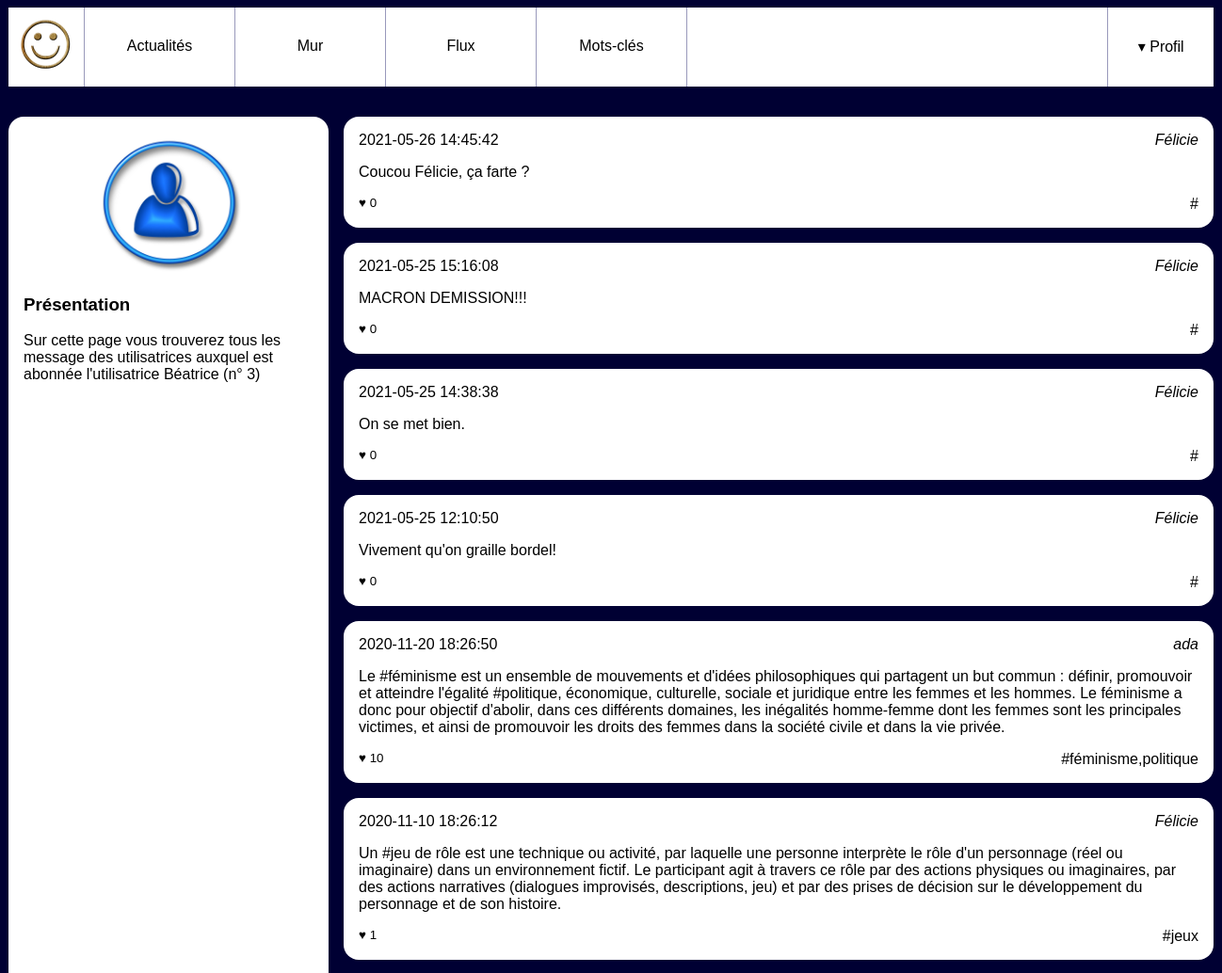
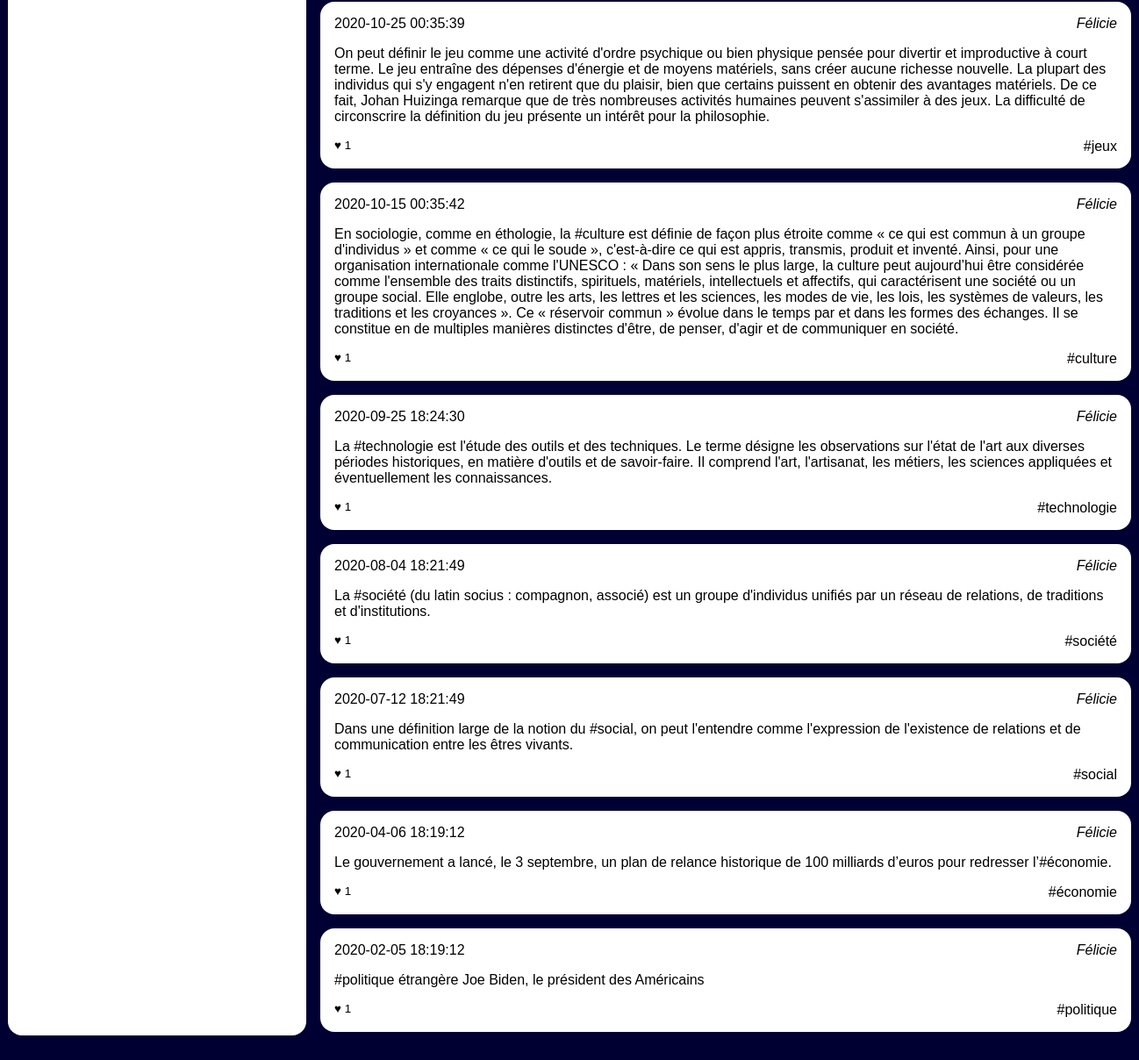
The app's page /pages/feed.php?user_id=3 with its own data (2 pictures, top to bottom).
### tables this page shows
CREATE TABLE `users` (
  `id` int(10) UNSIGNED NOT NULL,
  `email` varchar(255) NOT NULL,
  `password` varchar(255) NOT NULL,
  `alias` varchar(255) NOT NULL
);

### pages/feed.php (the view, shortened to what this page needs)
<?php
require 'header.php';
?>
        <div id="wrapper">
            <?php
            $userId = $_GET['user_id'];
            ?>
            <?php
            $mysqli = new mysqli("localhost", "root", "root", "socialnetwork");
            ?>
            <aside>
                <?php
                $laQuestionEnSql = "SELECT * FROM `users` WHERE id=" . intval($userId);
                $lesInformations = $mysqli->query($laQuestionEnSql);
                $user = $lesInformations->fetch_assoc();
                ?>
                <img src="user.jpg" alt="Portrait de l'utilisatrice"/>
                <section>
                    <h3>Présentation</h3>
                    <p>Sur cette page vous trouverez tous les message des utilisatrices
                        auxquel est abonnée l'utilisatrice <?php echo $user['alias'] ?>
                        (n° <?php echo $_GET['user_id'] ?>)
                    </p>
                </section>
            </aside>
            <main>
                <?php
                $laQuestionEnSql = "SELECT `posts`.`content`,"
                        . "`posts`.`created`,"
                        . "`users`.`alias` as author_name,  "
                        . "`users`.`id` as author_id,  "
                        . "count(`likes`.`id`) as like_number,  "
                        . "GROUP_CONCAT(DISTINCT `tags`.`label`) AS taglist "
                        . "FROM `followers` "
                        . "JOIN `users` ON `users`.`id`=`followers`.`followed_user_id`"
                        . "JOIN `posts` ON `posts`.`user_id`=`users`.`id`"
                        . "LEFT JOIN `posts_tags` ON `posts`.`id` = `posts_tags`.`post_id`  "
                        . "LEFT JOIN `tags`       ON `posts_tags`.`tag_id`  = `tags`.`id` "
                        . "LEFT JOIN `likes`      ON `likes`.`post_id`  = `posts`.`id` "
                        . "WHERE `followers`.`following_user_id`='" . intval($userId) . "' "
                        . "GROUP BY `posts`.`id`"
                        . "ORDER BY `posts`.`created` DESC  "
                ;
                $lesInformations = $mysqli->query($laQuestionEnSql);
                while ($follower = $lesInformations->fetch_assoc())
                {
                ?>
                <article>
                    <h3>
                        <time datetime='2020-02-01 11:12:13' ><?php echo $follower['created'] ?> </time>
                    </h3>
                    <address><nav>
                        <a href="wall.php?user_id=<?php echo $follower['author_id'] ?>"><?php echo $follower['author_name'] ?></a>
                        </nav></address>
                    <div>
                        <p><?php echo $follower['content'] ?></p>
                    </div>
                    <footer>
                        <small>♥ <?php echo $follower['like_number'] ?></small>
                        <a href="">#<?php echo $follower['taglist'] ?>
                    </footer>
                </article>
                <?php
                }
                ?>
            </main>
        </div>
    </body>
</html>

### pages/style.css (style rules this page uses)
body { background-color: #003; font-family: Arial; }
a { text-decoration: none; color:black; }
#wrapper { display:flex; width:80em; margin:0 auto 2em auto; }
#wrapper aside { background-color: #fff; flex:1; padding:1em; border-radius: 1em; }
#wrapper aside img { display: block; width:50%; margin:auto; }
#wrapper main { flex:3; padding-left:1em; height: 80vh; overflow-y: scroll; }
#wrapper main article { background-color: #fff; padding:1em; margin-bottom: 1em ; border-radius: 1em; }
#wrapper main article h3 { margin:0; padding:0; font-weight: normal; font-size:1em; }
#wrapper main article time { float:left; }
#wrapper main article address { text-align: right; margin-bottom: 1em; }
#wrapper main article p { margin:0; }
#wrapper main article footer { margin-top: 1em; text-align: right; }
#wrapper main article footer small { float:left; }

### records on screen
users: alias "Béatrice"
users: created "2021-05-26 14:45:42", alias "Félicie", content "Coucou Félicie, ça farte ?", like_number "0", created "2021-05-25 15:16:08", content "MACRON DEMISSION!!!", created "2021-05-25 14:38:38", content "On se met bien.", created "2021-05-25 12:10:50", content "Vivement qu'on graille bordel!", created "2020-11-10 18:26:12", content "Un #jeu de rôle est une technique ou activité, par laquelle une personne interprète le rôle d'un personnage (réel ou imaginaire) dans un environnement fictif. Le participant agit à travers ce rôle par des actions physiques ou imaginaires, par des actions narratives (dialogues improvisés, descriptions, jeu) et par des prises de décision sur le développement du personnage et de son histoire.", like_number "1", taglist "jeux", created "2020-10-25 00:35:39", content "On peut définir le jeu comme une activité d'ordre psychique ou bien physique pensée pour divertir et improductive à court terme. Le jeu entraîne des dépenses d'énergie et de moyens matériels, sans créer aucune richesse nouvelle. La plupart des individus qui s'y engagent n'en retirent que du plaisir, bien que certains puissent en obtenir des avantages matériels. De ce fait, Johan Huizinga remarque que de très nombreuses activités humaines peuvent s'assimiler à des jeux. La difficulté de circonscrire la définition du jeu présente un intérêt pour la philosophie.", created "2020-10-15 00:35:42", content "En sociologie, comme en éthologie, la #culture est définie de façon plus étroite comme « ce qui est commun à un groupe d'individus » et comme « ce qui le soude », c'est-à-dire ce qui est appris, transmis, produit et inventé. Ainsi, pour une organisation internationale comme l'UNESCO : « Dans son sens le plus large, la culture peut aujourd’hui être considérée comme l'ensemble des traits distinctifs, spirituels, matériels, intellectuels et affectifs, qui caractérisent une société ou un groupe social. Elle englobe, outre les arts, les lettres et les sciences, les modes de vie, les lois, les systèmes de valeurs, les traditions et les croyances ». Ce « réservoir commun » évolue dans le temps par…", taglist "culture", created "2020-09-25 18:24:30", content "La #technologie est l'étude des outils et des techniques. Le terme désigne les observations sur l'état de l'art aux diverses périodes historiques, en matière d'outils et de savoir-faire. Il comprend l'art, l'artisanat, les métiers, les sciences appliquées et éventuellement les connaissances.", taglist "technologie", created "2020-08-04 18:21:49", content "La #société (du latin socius : compagnon, associé) est un groupe d'individus unifiés par un réseau de relations, de traditions et d'institutions.", taglist "société", created "2020-07-12 18:21:49", content "Dans une définition large de la notion du #social, on peut l'entendre comme l'expression de l'existence de relations et de communication entre les êtres vivants.", taglist "social", created "2020-04-06 18:19:12", content "Le gouvernement a lancé, le 3 septembre, un plan de relance historique de 100 milliards d’euros pour redresser l’#économie.", taglist "économie", created "2020-02-05 18:19:12", content "#politique étrangère Joe Biden, le président des Américains", taglist "politique"
users: created "2020-11-20 18:26:50", alias "ada", content "Le #féminisme est un ensemble de mouvements et d'idées philosophiques qui partagent un but commun : définir, promouvoir et atteindre l'égalité #politique, économique, culturelle, sociale et juridique entre les femmes et les hommes. Le féminisme a donc pour objectif d'abolir, dans ces différents domaines, les inégalités homme-femme dont les femmes sont les principales victimes, et ainsi de promouvoir les droits des femmes dans la société civile et dans la vie privée.", like_number "10", taglist "féminisme,politique"

### other values on screen
$_GET['user_id'] "3"
